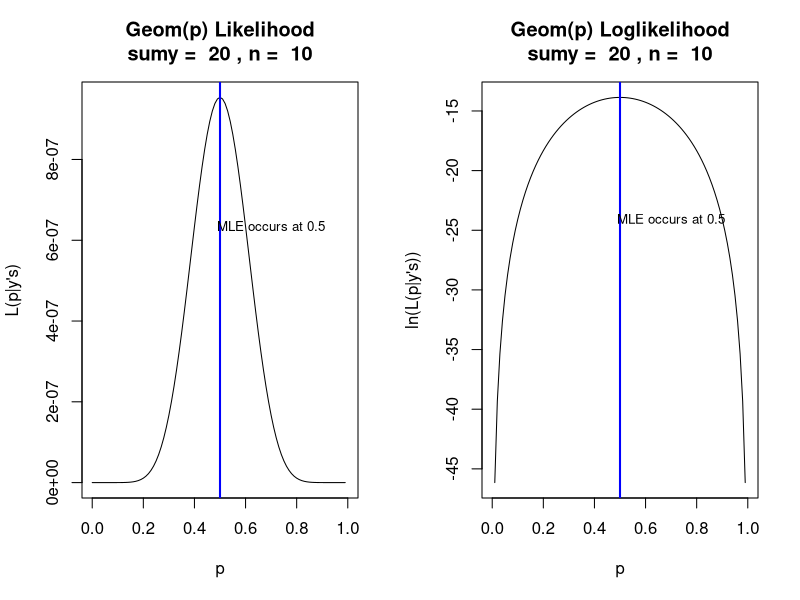
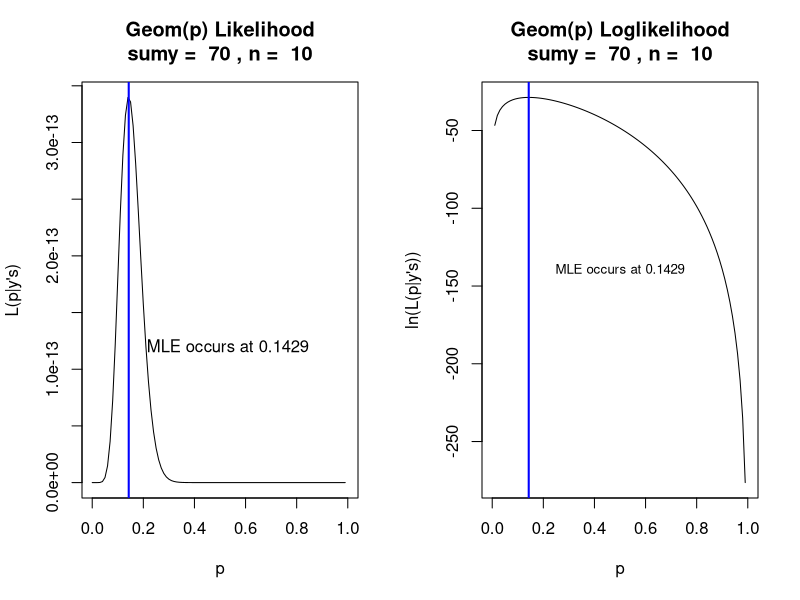

Write R code to recreate these figures, in order.
#Likelihood for a geom(p) RS is
likelihood <- function(p, sumy, n){
  ((p/(1-p))^n)*(1-p)^sumy
}

#logLikelihood for geom(p) RS is
loglikelihood <- function(p, sumy, n){
  n*log(p)-n*log(1-p)+sumy*log(1-p)
}

#Create plots for likelihood and loglikelihood for some different values of sumy
par(mfrow=c(1,2))

#create plots
sumy <- 20
n <- 10
curve(likelihood(p, sumy = sumy, n = n),
      xname = "p",
      main = paste("Geom(p) Likelihood\nsumy = ",sumy,", n = ",n),
      ylab = "L(p|y's)",
      from = 0,
      to = 1)
abline(v = 1/(sumy/n),
       lwd = 2,
       col = "blue")
text(x = 0.7,
     y = likelihood(0.6, sumy, n),
     paste0("MLE occurs at ", signif(n/sumy, 4)), 
     cex = 0.8
)

curve(loglikelihood(p, sumy = sumy, n = n), 
      xname = "p", 
      main = paste("Geom(p) Loglikelihood\nsumy = ",sumy,", n = ",n),
      ylab = "ln(L(p|y's))",
      from = 0, to = 1)
abline(v = 1/(sumy/n),
       lwd = 2,
       col = "blue")
text(x = 0.7,
     y = loglikelihood(0.9, sumy, n),
     paste0("MLE occurs at ", signif(n/sumy,4)),
     cex = 0.8)


#Create plots for likelihood and loglikelihood for some different values of sumy
par(mfrow=c(1,2))

#create plots
sumy <- 70
n <- 10
curve(likelihood(p, sumy = sumy, n = n),
      xname = "p",
      main = paste("Geom(p) Likelihood\nsumy = ",sumy,", n = ",n),
      ylab = "L(p|y's)",
      from = 0,
      to = 1)
abline(v = 1/(sumy/n),
       lwd = 2,
       col = "blue")
text(x = 0.53,
     y = likelihood(0.21, sumy, n),
     paste0("MLE occurs at ", signif(n/sumy, 4)))

curve(loglikelihood(p, sumy = sumy, n = n), 
      xname = "p", 
      main = paste("Geom(p) Loglikelihood\nsumy = ",sumy,", n = ",n),
      ylab = "ln(L(p|y's))",
      from = 0, to = 1)
abline(v = 1/(sumy/n),
       lwd = 2,
       col = "blue")
text(x = 0.5,
     y = loglikelihood(0.9, sumy, n),
     paste0("MLE occurs at ", signif(n/sumy,4)),
     cex = 0.8)
